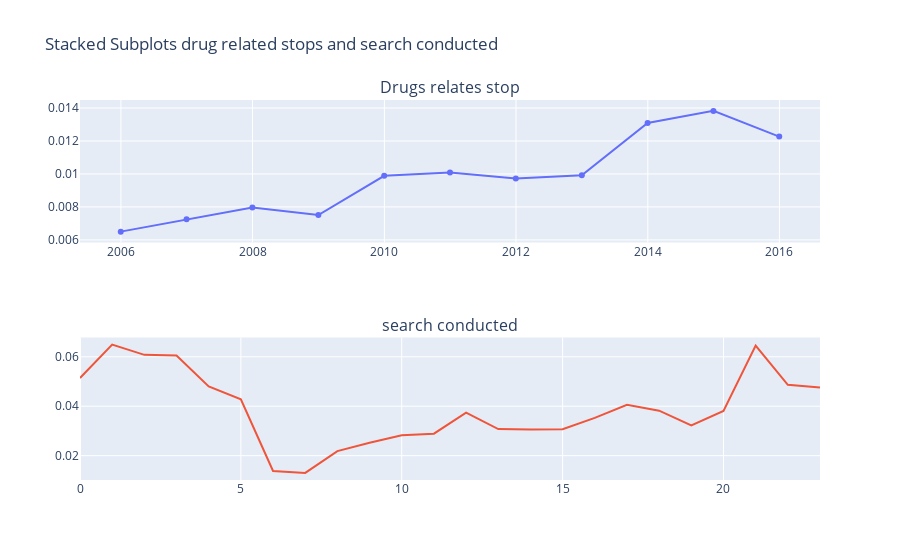

Notebook cell for this chart:
### Markdown cell above
#### Make the same plot with plotly

### Code cell
from plotly.subplots import make_subplots
import plotly.graph_objects as go

fig_sub = make_subplots(rows=2, cols=1,
                        subplot_titles=('Drugs relates stop',  'search conducted'))



fig_sub.append_trace(go.Scatter(
    x=df_annual_drug_rate.stop_datetime,
    y=df_annual_drug_rate.drugs_related_stop,
), row=1, col=1)


fig_sub.append_trace(go.Scatter(
    x=df_hourly_arrest_rate.stop_datetime,
    y=df_hourly_arrest_rate.is_arrested,
), row=2, col=1)



fig_sub.update_layout(height=700, title_text="Stacked Subplots drug related stops and search conducted", showlegend=False)
fig_sub.show(renderer="jupyterlab")

### Figure 1 — Plotly figure (JSON) as saved in the notebook; plotly's stock layout.template omitted (floating-point values rounded to 4 significant figures)
{"data": [{"type": "scatter", "x": ["2005-12-31T00:00:00", "2006-12-31T00:00:00", "2007-12-31T00:00:00", "2008-12-31T00:00:00", "2009-12-31T00:00:00", "2010-12-31T00:00:00", "2011-12-31T00:00:00", "2012-12-31T00:00:00", "2013-12-31T00:00:00", "2014-12-31T00:00:00", "2015-12-31T00:00:00"], "xaxis": "x", "y": [0.006501, 0.007258, 0.00797, 0.007505, 0.009889, 0.01008, 0.009731, 0.009921, 0.01309, 0.01383, 0.01227], "yaxis": "y"}, {"type": "scatter", "x": [0, 1, 2, 3, 4, 5, 6, 7, 8, 9, 10, 11, 12, 13, 14, 15, 16, 17, 18, 19, 20, 21, 22, 23], "xaxis": "x2", "y": [0.05143, 0.06493, 0.0608, 0.06055, 0.048, 0.04278, 0.01381, 0.01303, 0.02185, 0.02521, 0.02821, 0.0289, 0.0374, 0.03078, 0.0306, 0.03068, 0.03528, 0.04062, 0.0382, 0.03224, 0.03811, 0.06454, 0.04867, 0.04759], "yaxis": "y2"}], "layout": {"annotations": [{"font": {"size": 16}, "showarrow": false, "text": "Drugs relates stop", "x": 0.5, "xanchor": "center", "xref": "paper", "y": 1, "yanchor": "bottom", "yref": "paper"}, {"font": {"size": 16}, "showarrow": false, "text": "search conducted", "x": 0.5, "xanchor": "center", "xref": "paper", "y": 0.375, "yanchor": "bottom", "yref": "paper"}], "autosize": true, "showlegend": false, "title": {"text": "Stacked Subplots drug related stops and search conducted"}, "xaxis": {"anchor": "y", "autorange": true, "domain": [0, 1], "range": ["2005-05-08 09:48:26.3123", "2016-08-23 14:11:33.6877"], "type": "date"}, "xaxis2": {"anchor": "y2", "autorange": true, "domain": [0, 1], "range": [0, 23], "type": "linear"}, "yaxis": {"anchor": "x", "autorange": true, "domain": [0.625, 1], "range": [0.005913, 0.01442], "type": "linear"}, "yaxis2": {"anchor": "x2", "autorange": true, "domain": [0, 0.375], "range": [0.01015, 0.06782], "type": "linear"}}}
